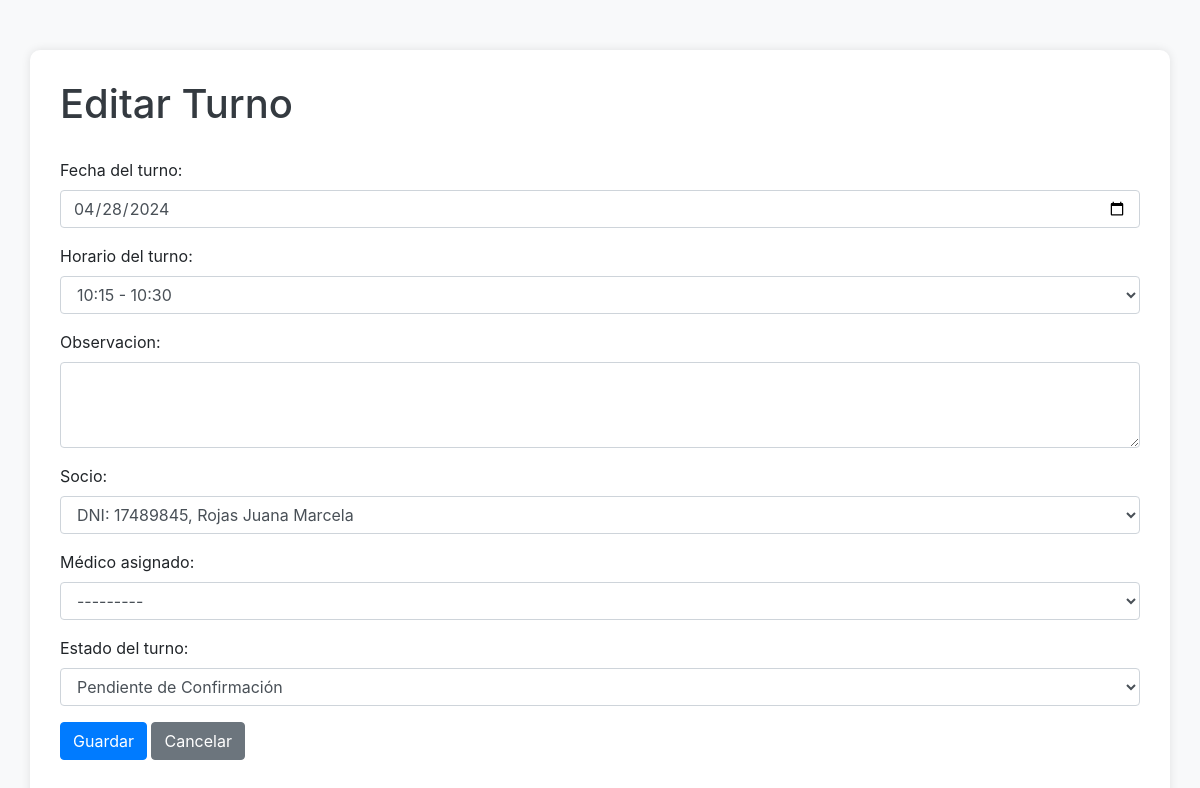
The page /turno/editar-turno/63/ (signed in) on the database its author committed.
### apps/turno/models.py (models this page shows, shortened)
class Turno(models.Model):
    HORARIOS = (
        ('0', '8:00 - 8:15'),
        ('1', '8:15 - 8:30'),
        ('2', '8:30 - 8:45'),
        ('3', '8:45 - 9:00'),
        ('4', '9:00 - 9:15'),
        ('5', '9:15 - 9:30'),
        ('6', '9:30 - 9:45'),
        ('7', '9:45 - 10:00'),
        ('8', '10:00 - 10:15'),
        ('9', '10:15 - 10:30'),
        ('10', '10:30 - 10:45'),
        ('11', '10:45 - 11:00'),
        ('12', '11:00 - 11:15'),
        ('13', '11:15 - 11:30'),
        ('14', '11:30 - 11:45'),
        ('15', '11:45 - 12:00'),
        ('16', '12:00 - 12:15'),
        ('17', '12:15 - 12:30'),
        ('18', '12:30 - 12:45'),
        ('19', '12:45 - 13:00'),
        ('20', '13:00 - 13:15'),
        ('21', '13:15 - 13:30'),
        ('22', '13:30 - 13:45'),
        ('23', '13:45 - 14:00'),
        ('24', '14:00 - 14:15'),
        ('25', '14:15 - 14:30'),
        ('26', '14:30 - 14:45'),
        ('27', '14:45 - 15:00'),
        ('28', '15:00 - 15:15'),
        ('29', '15:15 - 15:30'),
        ('30', '15:30 - 15:45'),
        ('31', '15:45 - 16:00'),
        ('32', '16:00 - 16:15'),
        ('33', '16:15 - 16:30'),
        ('34', '16:30 - 16:45'),
        ('35', '16:45 - 17:00'),
        ('36', '17:00 - 17:15'),
        ('37', '17:15 - 17:30'),
        ('38', '17:30 - 17:45'),
        ('39', '17:45 - 18:00'),
        ('40', '18:00 - 18:15'),
        ('41', '18:15 - 18:30'),
        ('42', '18:30 - 18:45'),
        ('43', '18:45 - 19:00')
    )
    ESTADOS = (
        ('0', 'Pendiente de Confirmación'),
        ('1', 'Atendido'),
        ('2', 'Ausente con aviso'),
        ('3', 'Ausente sin aviso'),
        ('4', 'Confirmado'),
        ('5', 'Cancelado')
    )
    fecha = models.DateField(verbose_name='Fecha del turno')
    horario = models.CharField(max_length=2, choices=HORARIOS, default='0', verbose_name='Horario del turno')
    observacion = models.CharField(max_length=300, blank=True)
    activo = models.BooleanField(default=True, verbose_name='¿Turno Activo?')
    estado = models.CharField(max_length=2, choices=ESTADOS, default='0', verbose_name='Estado del turno')
    socio = models.ForeignKey(Paciente, on_delete=models.CASCADE)
    usuario = models.ForeignKey(User, related_name='turnos_asignados', on_delete=models.SET_NULL, blank=False, null=True, verbose_name='Médico asignado')
    responsable_de_carga = models.ForeignKey(User, related_name='turnos_responsable', on_delete=models.SET_NULL, null=True, editable=False)
    class Meta:
        verbose_name_plural = 'Turnos'

### apps/turno/views.py (the view, shortened to what this page needs)
# urls.py: path('editar-turno/<int:pk>/', EditarTurnoView.as_view(), name='editar_turno'),
class EditarTurnoView(LoginRequiredMixin, View):
    template_name = 'turno/editar_turno.html'
    form_class = TurnoForm
    def get(self, request, pk):
        turno = get_object_or_404(Turno, pk=pk)
        grupo_medico = Group.objects.get(name='Medico')
        medicos = grupo_medico.user_set.all()
        form = self.form_class(instance=turno, medicos=medicos)
        return render(request, self.template_name, {'form': form, 'turno': turno})

### apps/socio/models.py (called while the page is built)
    def __str__(self):
        return f"DNI: {self.dni}, {self.apellidos} {self.nombres}"

### templates/turno/editar_turno.html (shortened to what this page needs)
<!DOCTYPE html>
<html lang="en">
<head>
    <link rel="stylesheet" href="https://stackpath.bootstrapcdn.com/bootstrap/4.5.2/css/bootstrap.min.css">
    <link rel="stylesheet" href="https://cdn.jsdelivr.net/npm/select2@4.1.0-rc.0/dist/css/select2.min.css">
</head>
<body>
<div class="container">
    <h1>Editar Turno</h1>
    <form method="post">
        {{ form.as_p }}
        <div class="form-group">
            <button type="submit" class="btn btn-primary">Guardar</button>
            <a href="{% url 'turnos_list' %}" class="btn btn-secondary">Cancelar</a>
        </div>
    </form>
</div>
</body>
</html>

### templates/turno/editar_turno.html (style rules this page uses)
body { padding-top: 50px; background-color: #f8f9fa; }
.container { background-color: #fff; border-radius: 10px; box-shadow: 0px 0px 10px rgba(0, 0, 0, 0.1); padding: 30px; }
h1 { color: #343a40; margin-bottom: 30px; }
.btn-primary { background-color: #007bff; border-color: #007bff; }
.btn-secondary { background-color: #6c757d; border-color: #6c757d; }

### rows shown on the page
Turno: fecha "04/28/2024", horario "10:15 - 10:30", socio "DNI: 17489845, Rojas Juana Marcela", usuario "---------", estado "Pendiente de Confirmación"
